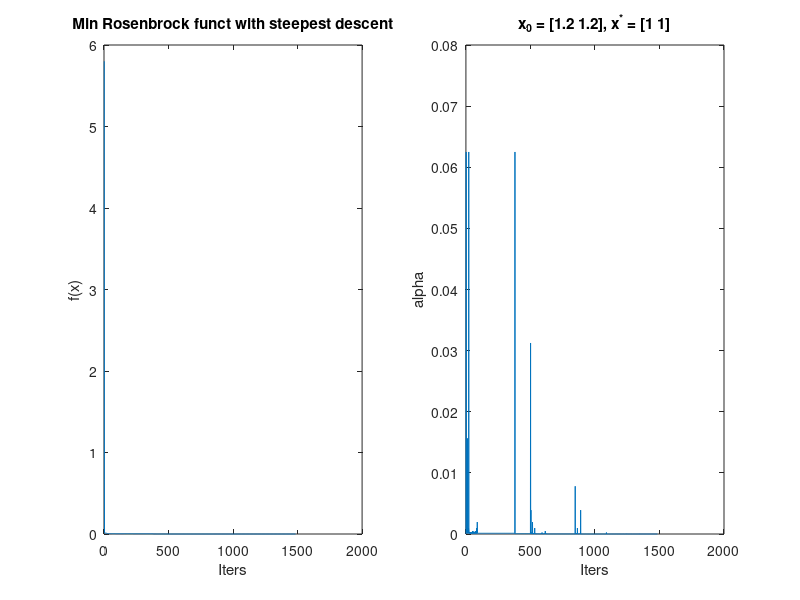
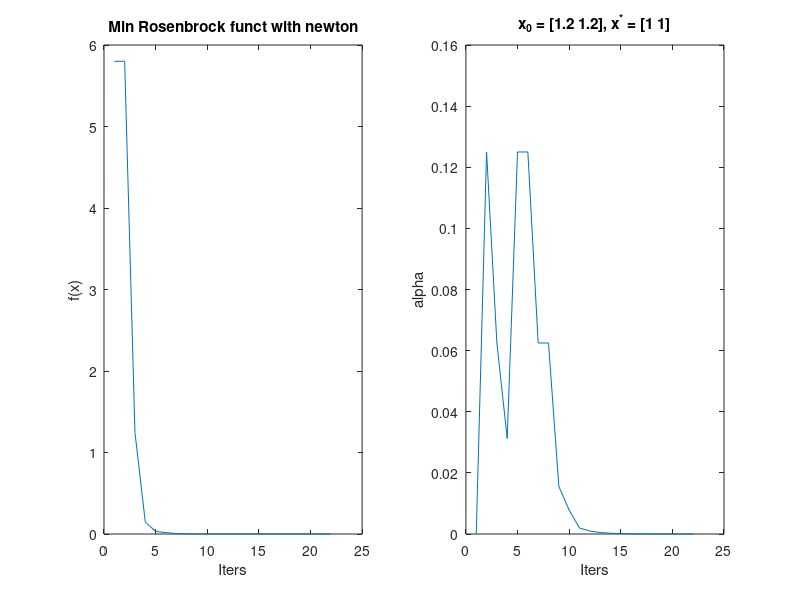
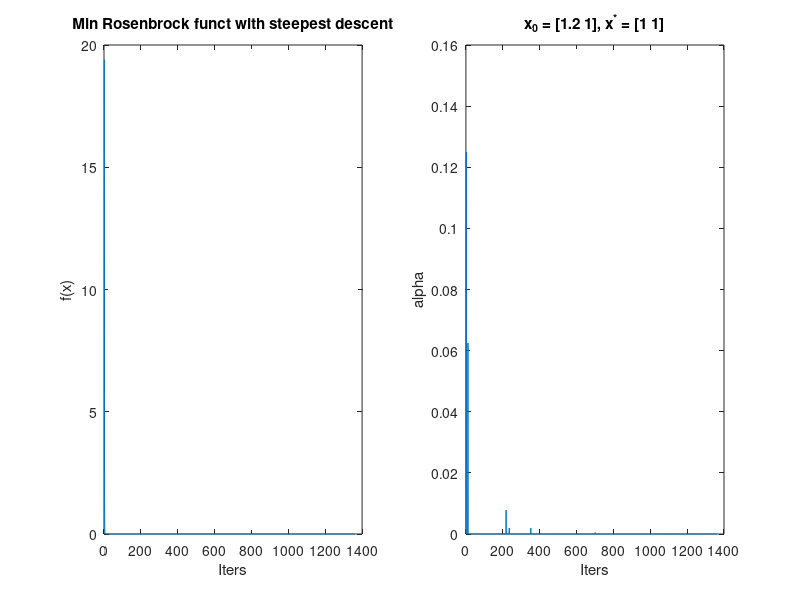
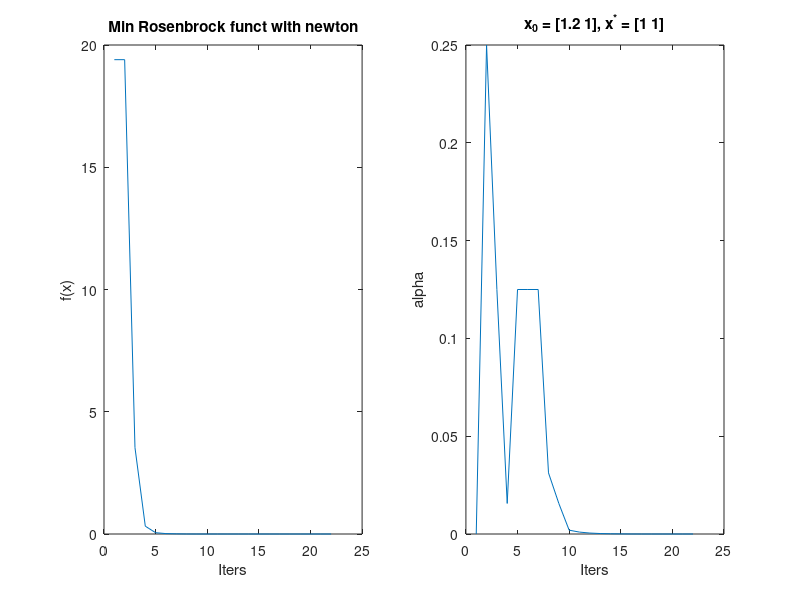

Reproduce these figures in MATLAB, in order.
function hw3_3()
% Program the steepest descent and Newton algorithms using the backtracking
% line search, Algorithm 3.1. Use them to minimize the Rosenbrock function
% (2.22). Set the initial step length = 1 and print the step length used
% by each method at each iteration. First try the initial point
% x0 = (1.2, 1.2)T and then the more difficult starting point x0 = (1.2, 1)T
alpha_max = 1;
rho = 0.5;
c = 0.5;

x_0 = [1.2; 1.2];
[x_p, f_obj, alpha, iter] =  backtracking_min(x_0, 'steepest descent', ...
                                              alpha_max, rho, c);
plot_results(x_p, f_obj, alpha, iter, 'steepest descent', x_0);
[x_p, f_obj, alpha, iter] =  backtracking_min(x_0, 'newton', alpha_max, rho, c);
plot_results(x_p, f_obj, alpha, iter, 'newton', x_0);

x_0 = [1.2; 1];
[x_p, f_obj, alpha, iter] =  backtracking_min(x_0, 'steepest descent', ...
                                              alpha_max, rho, c);
plot_results(x_p, f_obj, alpha, iter, 'steepest descent', x_0);
[x_p, f_obj, alpha, iter] =  backtracking_min(x_0, 'newton', alpha_max, rho, c);
plot_results(x_p, f_obj, alpha, iter, 'newton', x_0);
end

function [x, f_obj, alpha, iter] = backtracking_min(x_0, method, ...
                                                      alpha_max, rho, c)
iter = 1;
tol = 1e-6;
max_iter = 1e6;
f_obj = zeros(max_iter, 1);
alpha = alpha_max * ones(max_iter, 1);
alpha(1) = 0;

x = x_0;
f_obj(iter) = rb_function(x);
while norm(rb_gradient(x)) > tol && iter < max_iter
  iter = iter + 1;
  p = step_dir(x, method);
  [alpha(iter), f_obj(iter)] = step_length(x, p, alpha(iter), rho, c);
  x = x + alpha(iter) * p;
end
f_obj = f_obj(1:iter);
alpha = alpha(1:iter);
end

function p = step_dir(x_k, method)
% Return a unit direction of search
if strcmp(method, 'newton')
  p = - rb_hessian(x_k)^-1 * rb_gradient(x_k);
else
  p = - rb_gradient(x_k);
end
p = p / norm(p);
end

function [alpha, f_x_k] = step_length(x_k, p_k, alpha_max, rho, c)
% Return the step length based on first Wolfe condition
alpha = alpha_max;
f_x_k = rb_function(x_k);
while (rb_function(x_k + alpha * p_k) > ...
      f_x_k + c * alpha * rb_gradient(x_k)' * p_k)
  alpha = rho * alpha;
end
end

% Visualize iteration
function plot_results(x_p, f_obj, alpha, iter, method, x_0)
figure;
subplot(1, 2, 1);
plot(1:iter, f_obj);
title(['Min Rosenbrock funct with ', method])
ylabel('f(x)');
xlabel('Iters');
subplot(1, 2, 2);
plot(1:iter, alpha)
title(['x_0 = ', mat2str(x_0', 3), ', x^* = ', mat2str(x_p', 3)]);
ylabel('alpha');
xlabel('Iters');
end

% Function to minimize, its gradient and hessian

function f = rb_function(x)
f = 100*(x(2) - x(1)^2)^2 + (1 - x(1))^2;
end

function gf = rb_gradient(x)
gf = [2 * x(1) - 400 * x(1) * (- x(1)^2 + x(2)) - 2;
      200 * (x(2) - x(1)^2)];
end

function hf = rb_hessian(x)
hf = [2 + 1200 * x(1)^2 - 400 * x(2), -400*x(1);
      -400 * x(1), 200];
end